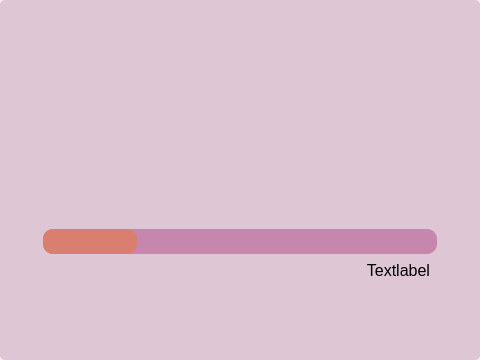
<?xml version="1.0" encoding="UTF-8"?>
<ui version="4.0">
 <class>splashscreen_for_App</class>
 <widget class="QWidget" name="splashscreen_for_App">
  <property name="geometry">
   <rect>
    <x>0</x>
    <y>0</y>
    <width>480</width>
    <height>360</height>
   </rect>
  </property>
  <property name="sizePolicy">
   <sizepolicy hsizetype="Fixed" vsizetype="Fixed">
    <horstretch>0</horstretch>
    <verstretch>0</verstretch>
   </sizepolicy>
  </property>
  <property name="minimumSize">
   <size>
    <width>480</width>
    <height>360</height>
   </size>
  </property>
  <property name="maximumSize">
   <size>
    <width>480</width>
    <height>360</height>
   </size>
  </property>
  <property name="windowTitle">
   <string>Form</string>
  </property>
  <property name="styleSheet">
   <string notr="true">#splashscreen_for_app{border:none;
margin:none;
padding:none;
background:none;}

#frame{
background:transparent;
background-color:rgba(174,71,135, 0.25);
border-radius:15px;
}

#label2{
font:300 10pt;
}

#progressBar{
 padding:0px;
 margin:0px;
border:none;
border-radius:10px;
background-color:rgba(174,71,135, 0.50);
}

#progressBar::chunk{
border-radius:10px;
background-color: rgba(224, 123, 91, 0.75);
}


</string>
  </property>
  <layout class="QGridLayout" name="gridLayout_2">
   <property name="leftMargin">
    <number>0</number>
   </property>
   <property name="topMargin">
    <number>0</number>
   </property>
   <property name="rightMargin">
    <number>0</number>
   </property>
   <property name="bottomMargin">
    <number>0</number>
   </property>
   <item row="0" column="0">
    <widget class="QFrame" name="frame">
     <property name="sizePolicy">
      <sizepolicy hsizetype="Minimum" vsizetype="Minimum">
       <horstretch>0</horstretch>
       <verstretch>0</verstretch>
      </sizepolicy>
     </property>
     <property name="styleSheet">
      <string notr="true">#frame{
background:transparent;
background-color:rgba(174,71,135, 0.25);
border-radius:5px;
}
</string>
     </property>
     <property name="frameShape">
      <enum>QFrame::Shape::StyledPanel</enum>
     </property>
     <property name="frameShadow">
      <enum>QFrame::Shadow::Raised</enum>
     </property>
     <layout class="QGridLayout" name="gridLayout">
      <property name="leftMargin">
       <number>0</number>
      </property>
      <property name="topMargin">
       <number>0</number>
      </property>
      <property name="rightMargin">
       <number>0</number>
      </property>
      <property name="bottomMargin">
       <number>0</number>
      </property>
      <item row="0" column="0">
       <layout class="QVBoxLayout" name="verticalLayout_2">
        <property name="spacing">
         <number>0</number>
        </property>
        <item>
         <spacer name="verticalSpacer">
          <property name="orientation">
           <enum>Qt::Orientation::Vertical</enum>
          </property>
          <property name="sizeHint" stdset="0">
           <size>
            <width>20</width>
            <height>40</height>
           </size>
          </property>
         </spacer>
        </item>
        <item>
         <layout class="QHBoxLayout" name="horizontalLayout">
          <item>
           <spacer name="horizontalSpacer">
            <property name="orientation">
             <enum>Qt::Orientation::Horizontal</enum>
            </property>
            <property name="sizeHint" stdset="0">
             <size>
              <width>40</width>
              <height>20</height>
             </size>
            </property>
           </spacer>
          </item>
          <item>
           <widget class="QLabel" name="label">
            <property name="minimumSize">
             <size>
              <width>155</width>
              <height>143</height>
             </size>
            </property>
            <property name="maximumSize">
             <size>
              <width>155</width>
              <height>16777215</height>
             </size>
            </property>
            <property name="font">
             <font>
              <pointsize>81</pointsize>
             </font>
            </property>
            <property name="text">
             <string/>
            </property>
            <property name="pixmap">
             <pixmap resource="resources.qrc">:/newPrefix/Ericsson-logo.png</pixmap>
            </property>
            <property name="scaledContents">
             <bool>true</bool>
            </property>
            <property name="margin">
             <number>0</number>
            </property>
           </widget>
          </item>
          <item>
           <spacer name="horizontalSpacer_2">
            <property name="orientation">
             <enum>Qt::Orientation::Horizontal</enum>
            </property>
            <property name="sizeHint" stdset="0">
             <size>
              <width>40</width>
              <height>20</height>
             </size>
            </property>
           </spacer>
          </item>
         </layout>
        </item>
        <item>
         <spacer name="verticalSpacer_2">
          <property name="orientation">
           <enum>Qt::Orientation::Vertical</enum>
          </property>
          <property name="sizeHint" stdset="0">
           <size>
            <width>20</width>
            <height>40</height>
           </size>
          </property>
         </spacer>
        </item>
       </layout>
      </item>
      <item row="1" column="0">
       <layout class="QVBoxLayout" name="verticalLayout">
        <item>
         <layout class="QHBoxLayout" name="horizontalLayout_2">
          <item>
           <spacer name="horizontalSpacer_3">
            <property name="orientation">
             <enum>Qt::Orientation::Horizontal</enum>
            </property>
            <property name="sizeType">
             <enum>QSizePolicy::Policy::MinimumExpanding</enum>
            </property>
            <property name="sizeHint" stdset="0">
             <size>
              <width>5</width>
              <height>20</height>
             </size>
            </property>
           </spacer>
          </item>
          <item>
           <widget class="QProgressBar" name="progressBar">
            <property name="sizePolicy">
             <sizepolicy hsizetype="Minimum" vsizetype="Minimum">
              <horstretch>0</horstretch>
              <verstretch>0</verstretch>
             </sizepolicy>
            </property>
            <property name="minimumSize">
             <size>
              <width>394</width>
              <height>25</height>
             </size>
            </property>
            <property name="maximumSize">
             <size>
              <width>200</width>
              <height>25</height>
             </size>
            </property>
            <property name="font">
             <font>
              <pointsize>10</pointsize>
             </font>
            </property>
            <property name="minimum">
             <number>0</number>
            </property>
            <property name="value">
             <number>24</number>
            </property>
            <property name="alignment">
             <set>Qt::AlignmentFlag::AlignJustify|Qt::AlignmentFlag::AlignVCenter</set>
            </property>
            <property name="textVisible">
             <bool>false</bool>
            </property>
            <property name="orientation">
             <enum>Qt::Orientation::Horizontal</enum>
            </property>
            <property name="invertedAppearance">
             <bool>false</bool>
            </property>
           </widget>
          </item>
          <item>
           <spacer name="horizontalSpacer_4">
            <property name="orientation">
             <enum>Qt::Orientation::Horizontal</enum>
            </property>
            <property name="sizeType">
             <enum>QSizePolicy::Policy::Expanding</enum>
            </property>
            <property name="sizeHint" stdset="0">
             <size>
              <width>40</width>
              <height>20</height>
             </size>
            </property>
           </spacer>
          </item>
         </layout>
        </item>
        <item>
         <layout class="QHBoxLayout" name="horizontalLayout_3">
          <item>
           <spacer name="horizontalSpacer_6">
            <property name="orientation">
             <enum>Qt::Orientation::Horizontal</enum>
            </property>
            <property name="sizeHint" stdset="0">
             <size>
              <width>40</width>
              <height>20</height>
             </size>
            </property>
           </spacer>
          </item>
          <item>
           <widget class="QLabel" name="label_2">
            <property name="minimumSize">
             <size>
              <width>189</width>
              <height>12</height>
             </size>
            </property>
            <property name="maximumSize">
             <size>
              <width>16777215</width>
              <height>20</height>
             </size>
            </property>
            <property name="baseSize">
             <size>
              <width>0</width>
              <height>0</height>
             </size>
            </property>
            <property name="font">
             <font>
              <pointsize>12</pointsize>
             </font>
            </property>
            <property name="text">
             <string>Textlabel</string>
            </property>
            <property name="scaledContents">
             <bool>false</bool>
            </property>
            <property name="alignment">
             <set>Qt::AlignmentFlag::AlignRight|Qt::AlignmentFlag::AlignTrailing|Qt::AlignmentFlag::AlignVCenter</set>
            </property>
           </widget>
          </item>
          <item>
           <spacer name="horizontalSpacer_5">
            <property name="orientation">
             <enum>Qt::Orientation::Horizontal</enum>
            </property>
            <property name="sizeType">
             <enum>QSizePolicy::Policy::Minimum</enum>
            </property>
            <property name="sizeHint" stdset="0">
             <size>
              <width>50</width>
              <height>20</height>
             </size>
            </property>
           </spacer>
          </item>
         </layout>
        </item>
       </layout>
      </item>
      <item row="2" column="0">
       <spacer name="verticalSpacer_4">
        <property name="orientation">
         <enum>Qt::Orientation::Vertical</enum>
        </property>
        <property name="sizeHint" stdset="0">
         <size>
          <width>20</width>
          <height>40</height>
         </size>
        </property>
       </spacer>
      </item>
     </layout>
    </widget>
   </item>
  </layout>
 </widget>
 <resources>
  <include location="resources.qrc"/>
 </resources>
 <connections/>
</ui>
